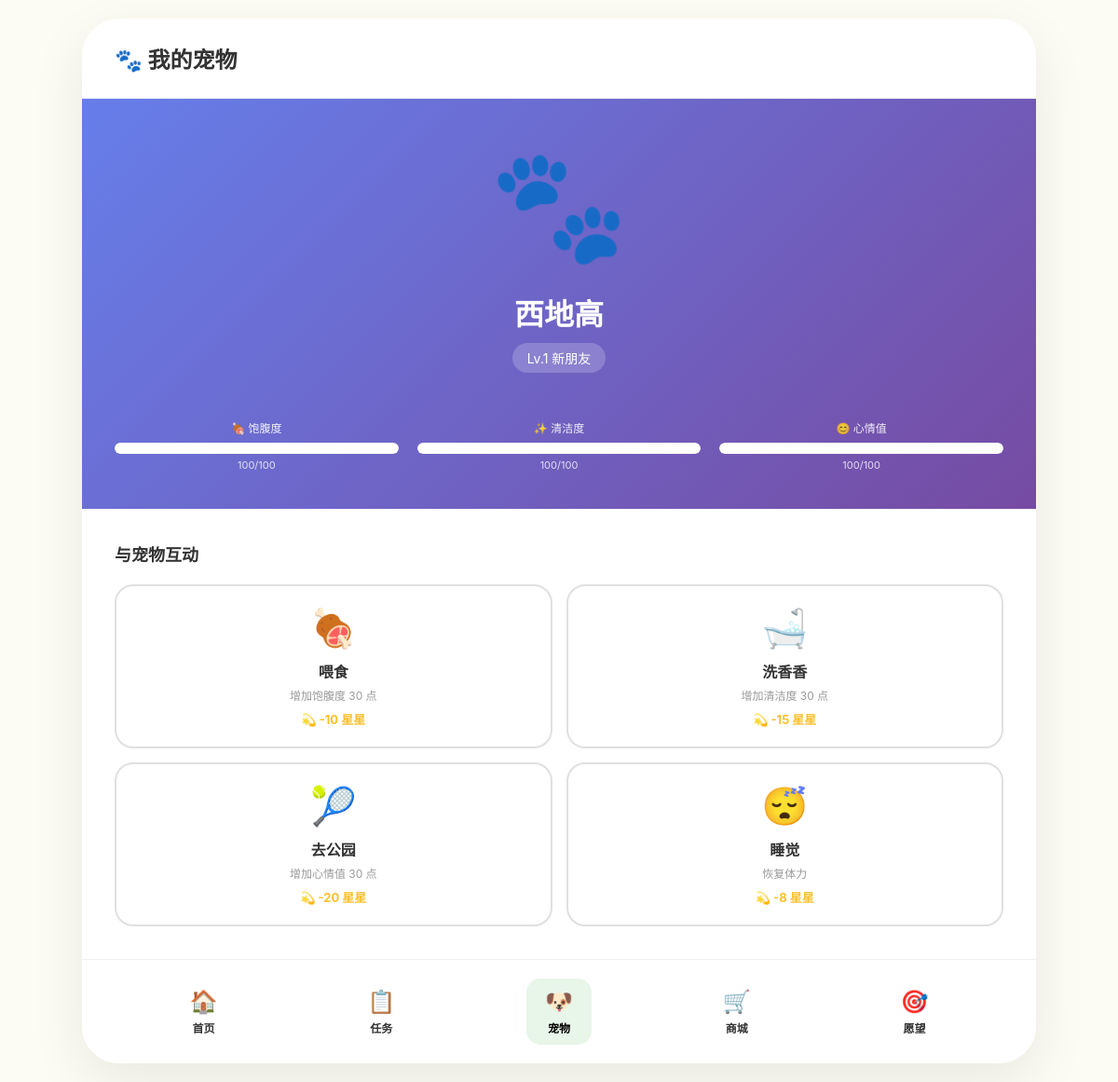
The app's page /child/pets (signed in) with its own data.
### tables this page shows
CREATE TABLE pets (
                id INTEGER PRIMARY KEY AUTOINCREMENT,
                child_id INTEGER NOT NULL,
                name TEXT NOT NULL,
                type TEXT NOT NULL,
                gender TEXT CHECK(gender IN ('male', 'female')) NOT NULL,
                color TEXT DEFAULT '',
                level INTEGER DEFAULT 1,
                exp INTEGER DEFAULT 0,
                hunger INTEGER DEFAULT 80,
                cleanliness INTEGER DEFAULT 80,
                mood INTEGER DEFAULT 80,
                status TEXT DEFAULT 'normal',
                created_at TIMESTAMP DEFAULT CURRENT_TIMESTAMP,
                last_feed TIMESTAMP DEFAULT CURRENT_TIMESTAMP,
                is_active BOOLEAN DEFAULT 1,
                FOREIGN KEY (child_id) REFERENCES children(id) ON DELETE CASCADE
            );

### routes/child_routes.py (the view)
@bp.route('/pets')
def pets():
    if 'user_id' not in session or session.get('role') != 'child':
        return redirect(url_for('child_routes.login'))
    conn = get_db_connection()
    child = conn.execute('''
        SELECT c.* FROM children c
        JOIN users u ON c.user_id = u.id
        WHERE u.id = ?
    ''', (session['user_id'],)).fetchone()
    pet = conn.execute('''
        SELECT * FROM pets
        WHERE child_id = ? AND is_active = 1
        ORDER BY created_at DESC LIMIT 1
    ''', (child['id'],)).fetchone()
    conn.close()
    return render_template('child/pets.html', child=child, pet=pet)

### models.py (called while the page is built)
def get_db_connection():
    conn = sqlite3.connect(DATABASE)
    conn.row_factory = sqlite3.Row  # 让结果可以通过列名访问
    return conn

### templates/child/pets.html (shortened to what this page needs)
<!DOCTYPE html>
<html lang="zh-CN">
<head>
</head>
<body>
<div class="container">
    <div class="page-header">
        <div class="page-title">🐾 我的宠物</div>
    </div>
    {% if pet %}
    <div class="pet-display">
        <div class="pet-avatar">
            {% if pet.type == 'dog' %}🐶
            {% elif pet.type == 'cat' %}🐱
            {% elif pet.type == 'rabbit' %}🐰
            {% elif pet.type == 'bird' %}🐦
            {% else %}🐾
            {% endif %}
        </div>
        <div class="pet-name">{{ pet.name }}</div>
        <div class="pet-level">Lv.{{ pet.level }} {{ '新朋友' if pet.level == 1 else '好朋友' if pet.level == 2 else '贴心伙伴' if pet.level == 3 else '最好的朋友' }}</div>
        <div class="status-bars">
            <div class="status-item">
                <div class="status-label">🍖 饱腹度</div>
                <div class="status-bar-bg">
                    <div class="status-bar-fill" style="width: {{ pet.hunger }}%;"></div>
                </div>
                <div class="status-value">{{ pet.hunger }}/100</div>
            </div>
            <div class="status-item">
                <div class="status-label">✨ 清洁度</div>
                <div class="status-bar-bg">
                    <div class="status-bar-fill" style="width: {{ pet.cleanliness }}%;"></div>
                </div>
                <div class="status-value">{{ pet.cleanliness }}/100</div>
            </div>
            <div class="status-item">
                <div class="status-label">😊 心情值</div>
                <div class="status-bar-bg">
                    <div class="status-bar-fill" style="width: {{ pet.mood }}%;"></div>
                </div>
                <div class="status-value">{{ pet.mood }}/100</div>
            </div>
        </div>
    </div>
    <div class="interaction-section">
        <div class="section-title">与宠物互动</div>
        <div class="interaction-grid">
            <div class="interaction-card" onclick="interact('feed')">
                <div class="interaction-icon">🍖</div>
                <div class="interaction-name">喂食</div>
                <div class="interaction-desc">增加饱腹度 30 点</div>
                <div class="interaction-cost">💫 -10 星星</div>
            </div>
            <div class="interaction-card" onclick="interact('clean')">
                <div class="interaction-icon">🛁</div>
                <div class="interaction-name">洗香香</div>
                <div class="interaction-desc">增加清洁度 30 点</div>
                <div class="interaction-cost">💫 -15 星星</div>
            </div>
            <div class="interaction-card" onclick="interact('play')">
                <div class="interaction-icon">🎾</div>
                <div class="interaction-name">去公园</div>
                <div class="interaction-desc">增加心情值 30 点</div>
                <div class="interaction-cost">💫 -20 星星</div>
            </div>
            <div class="interaction-card" onclick="interact('sleep')">
                <div class="interaction-icon">😴</div>
                <div class="interaction-name">睡觉</div>
                <div class="interaction-desc">恢复体力</div>
                <div class="interaction-cost">💫 -8 星星</div>
            </div>
        </div>
    </div>
    {% endif %}
    <div class="bottom-nav">
        <a href="/child/home" class="nav-item">
            <span class="nav-icon">🏠</span>
            <span class="nav-label">首页</span>
        </a>
        <a href="/child/tasks" class="nav-item">
            <span class="nav-icon">📋</span>
            <span class="nav-label">任务</span>
        </a>
        <a href="/child/pets" class="nav-item active">
            <span class="nav-icon">🐶</span>
            <span class="nav-label">宠物</span>
        </a>
        <a href="/child/shop" class="nav-item">
            <span class="nav-icon">🛒</span>
            <span class="nav-label">商城</span>
        </a>
        <a href="/child/wishlists" class="nav-item">
            <span class="nav-icon">🎯</span>
            <span class="nav-label">愿望</span>
        </a>
    </div>
</div>
</body>
</html>

### templates/child/pets.html (style rules this page uses)
:root { --bg-page: #fdfcf4; --primary-gradient: linear-gradient(135deg, #3dd2f3, #48c69d); --gold: #fbc02d; --card-shadow: 0 8px 20px rgba(0,0,0,0.05); --text-main: #333; --text-sub: #999; }
* { margin: 0; padding: 0; box-sizing: border-box; font-family: -apple-system, "PingFang SC", sans-serif; }
body { background-color: var(--bg-page); padding: 20px; display: flex; justify-content: center; }
.container { width: 100%; max-width: 1024px; background: white; border-radius: 40px; min-height: 90vh; display: flex; flex-direction: column; overflow: hidden; box-shadow: 0 20px 60px rgba(0,0,0,0.08); }
.page-header { padding: 25px 35px; border-bottom: 1px solid #f0f0f0; }
.page-title { font-size: 24px; font-weight: bold; color: var(--text-main); }
.pet-display { padding: 40px 35px; text-align: center; background: linear-gradient(135deg, #667eea 0%, #764ba2 100%); color: white; }
.pet-avatar { font-size: 120px; margin-bottom: 20px; animation: bounce 2s infinite; }
.pet-name { font-size: 32px; font-weight: bold; margin-bottom: 10px; }
.pet-level { background: rgba(255,255,255,0.2); padding: 6px 16px; border-radius: 20px; display: inline-block; font-size: 14px; margin-bottom: 20px; }
.status-bars { display: grid; grid-template-columns: repeat(3, 1fr); gap: 20px; margin-top: 30px; }
.status-item { text-align: center; }
.status-label { font-size: 12px; opacity: 0.9; margin-bottom: 8px; }
.status-bar-bg { height: 12px; background: rgba(255,255,255,0.3); border-radius: 10px; overflow: hidden; }
.status-bar-fill { height: 100%; background: white; border-radius: 10px; transition: width 0.5s ease; }
.status-value { font-size: 11px; margin-top: 5px; opacity: 0.8; }
.interaction-section { padding: 35px; }
.section-title { font-size: 18px; font-weight: bold; margin-bottom: 20px; color: var(--text-main); }
.interaction-grid { display: grid; grid-template-columns: repeat(2, 1fr); gap: 15px; }
.interaction-card { background: white; border: 2px solid #e0e0e0; border-radius: 20px; padding: 20px; cursor: pointer; transition: all 0.3s; text-align: center; }
.interaction-icon { font-size: 40px; margin-bottom: 10px; }
.interaction-name { font-size: 16px; font-weight: bold; color: var(--text-main); margin-bottom: 5px; }
.interaction-desc { font-size: 12px; color: var(--text-sub); margin-bottom: 8px; }
.interaction-cost { font-size: 13px; color: var(--gold); font-weight: bold; }
.bottom-nav { display: flex; justify-content: space-around; padding: 20px 35px; background: white; border-top: 1px solid #f0f0f0; margin-top: auto; }
.nav-item { display: flex; flex-direction: column; align-items: center; gap: 5px; cursor: pointer; padding: 10px 20px; border-radius: 15px; transition: all 0.3s; text-decoration: none; color: var(--text-main); }
.nav-item.active { background: #e8f5e9; color: var(--primary-green); }
.nav-icon { font-size: 24px; }
.nav-label { font-size: 12px; font-weight: bold; }

### records on screen
pets: name "西地高", level "1", level "新朋友", hunger "100", cleanliness "100", mood "100"
